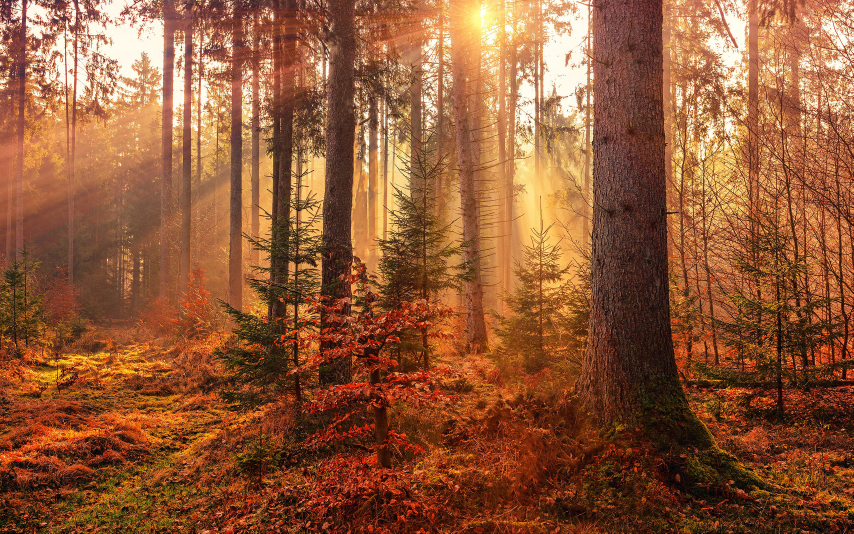
#> input picture tut2/color1.jpg, 2560 x 1600 px (shown at 1/3 size)
$ python 'rgb visualization.py'
#> lines starting #> are read from the running program, lines starting #| are printed output that depends on the picture
# -*- coding: utf-8 -*-
"""
Spyder Editor

This is a temporary script file.
"""

from PIL import Image
import numpy as np
import matplotlib.pyplot as plt
from mpl_toolkits.mplot3d import Axes3D

fig = plt.figure()
ax = plt.axes(projection="3d")

im = Image.open("color1.jpg")
#> im is the input picture: PIL image 2560x1600 RGB; mean R, G, B 145.1, 89.5, 55.4
im = im.resize((288,180))
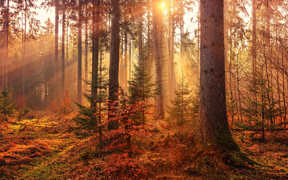
#> im: PIL image 288x180 RGB; mean R, G, B 145.1, 89.5, 55.4
pixelmap = im.load()
x,y,z = [],[],[]
for i in range(288):
    for j in range(180):
        x.append(pixelmap[i,j][0])
        y.append(pixelmap[i,j][1])
        z.append(pixelmap[i,j][2])
#> after the loop, x = 51840 items; y = 51840 items; z = 51840 items

tempmap = [x,y,z]
tempmap = np.array(tempmap).transpose()


#ax.scatter3D(x,y,z,cmap = 'hsv',c = x)

#
#ax.scatter3D(x,y,z,cmap = 'hsv',c = y)
#
#
plt.xlabel("Red")
plt.ylabel("Blue")

ax.scatter3D(x,y,z,cmap = 'hsv',c = z)

plt.show()
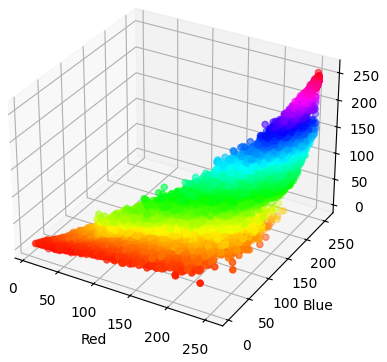
#> figure drawn by matplotlib, 1 panel

$ run again, with tut2/a.jpg copied over tut2/color1.jpg
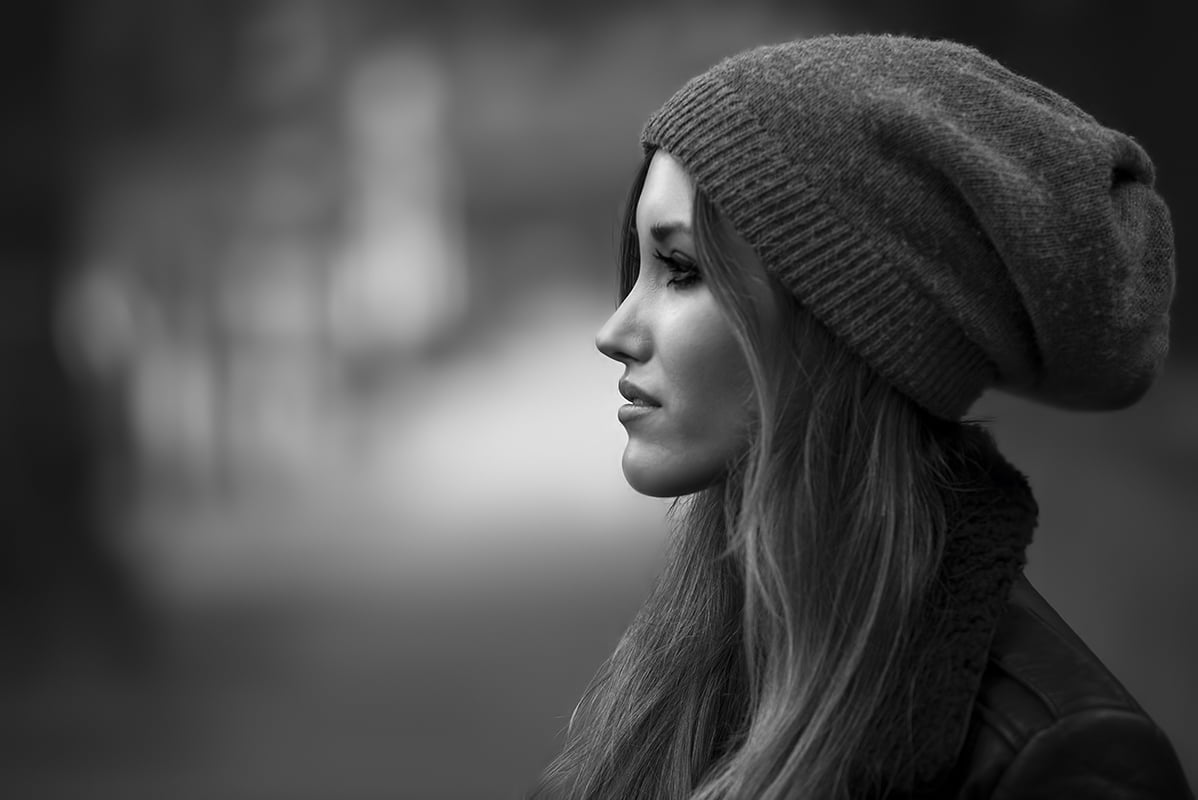
#> input picture tut2/a.jpg, 1198 x 800 px
#> im is the input picture: PIL image 1198x800 RGB; mean R, G, B 74.9, 74.9, 74.9
#> `im = im.resize((288,180))`:
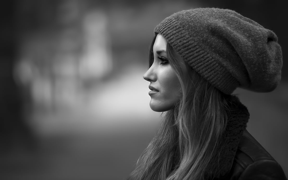
#> im: PIL image 288x180 RGB; mean R, G, B 74.9, 74.9, 74.9
#> after the loop `for i in range(288):`: x = 51840 items
#> `plt.show()`:
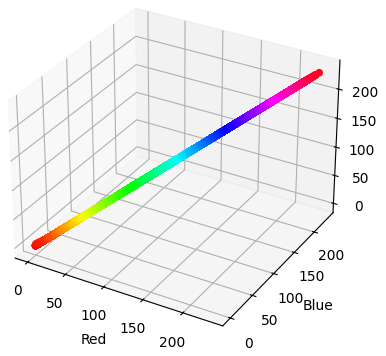
#> figure drawn by matplotlib, 1 panel

$ run again, with tut2/image.jpg copied over tut2/color1.jpg
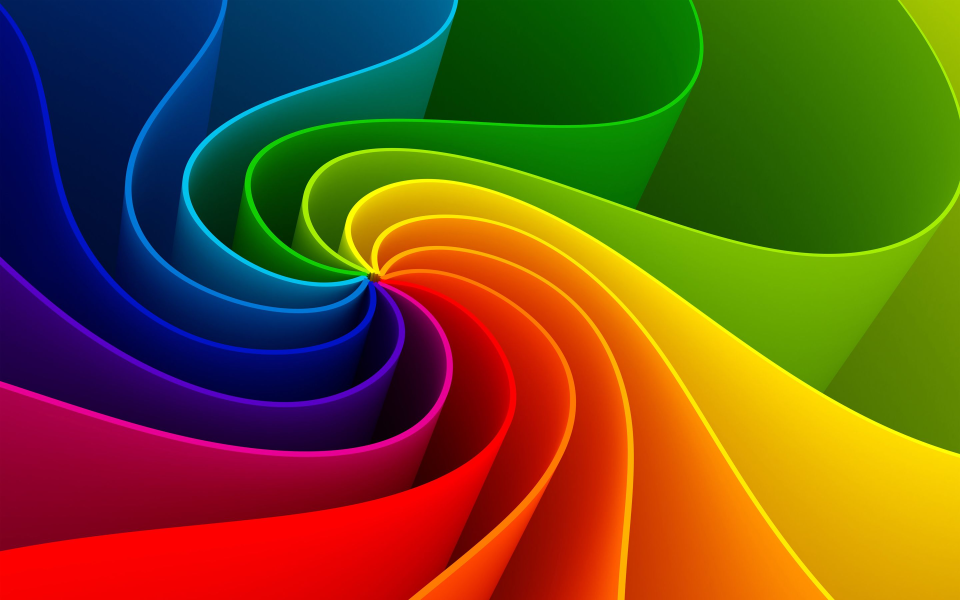
#> input picture tut2/image.jpg, 2880 x 1800 px (shown at 1/3 size)
#> im is the input picture: PIL image 2880x1800 RGB; mean R, G, B 106.4, 80.5, 30.3
#> `im = im.resize((288,180))`:
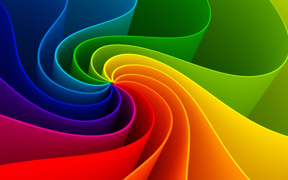
#> im: PIL image 288x180 RGB; mean R, G, B 106.3, 80.5, 30.3
#> after the loop `for i in range(288):`: x = 51840 items
#> `plt.show()`:
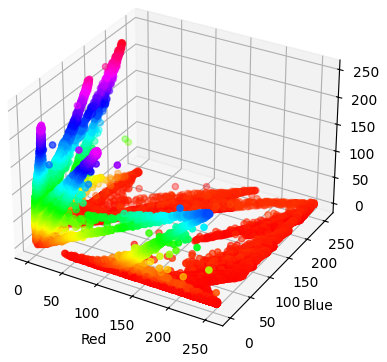
#> figure drawn by matplotlib, 1 panel
